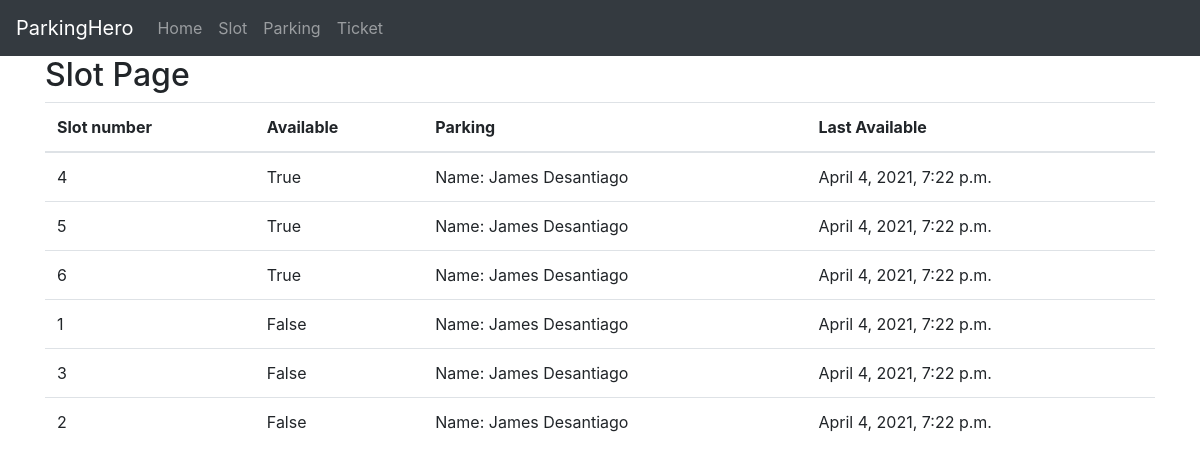
Screenshot of /slot/ (signed in) with the database file from the repository.
### parking/models.py (models this page shows, shortened)
class TimeStampedModel(models.Model):
    created_at = models.DateTimeField(auto_now_add=True, editable=False, null=True)
    modified_at = models.DateTimeField(auto_now=True)
    class Meta:
        abstract = True

class Slot(TimeStampedModel):
    slot_number = models.PositiveIntegerField(auto_created=True)
    is_available = models.BooleanField(default=True)
    parking = models.ForeignKey(ParkingLot, blank=True, null=True, on_delete=models.CASCADE)
    last_available = models.DateTimeField('Last available at', auto_now_add=True)

class ParkingLot(TimeStampedModel):
    name = models.CharField(max_length=128, blank=True, null=True)
    address = models.CharField(max_length=256, blank=True, null=True)
    def __str__(self) -> str:
        return f"Name: {self.name}" or ""

### parking/views.py (the view)
# urls.py: path('slot/', SlotList.as_view(), name='slot'),
class SlotList(ListView):
    model = Slot
    paginate_by = 10
    template_name = 'parking/slot_list.html'
    def get_context_data(self, **kwargs):
        context = super().get_context_data(**kwargs)
        context['slot_list'] = Slot.objects.all().order_by('modified_at')
        return context

### parking/templates/parking/slot_list.html
{% extends "base.html" %}
{% block content %}
<div class="container">
    <h2>Slot Page</h2>
        <div class="row">
            <div class="col-12">
                <table class="table">
                <thead>
                <tr>
                    <th scope="col">Slot number</th>
                    <th scope="col">Available</th>
                    <th scope="col">Parking</th>
                    <th scope="col">Last Available</th>
                </tr>
                </thead>
                <tbody>
                {% for slot in slot_list %}
                    <tr>
                        <td>{{ slot.slot_number }}</td>
                        <td>{{ slot.is_available }}</td>
                        <td>{{ slot.parking }}</td>
                        <td>{{ slot.last_available }}</td>
                    </tr>
                {% endfor %}
                </tbody>
            </table>
            </div>
        </div>
</div>
{% endblock content %}

### rows the page displays
Slot: slot_number "4", is_available "True", parking "Name: James Desantiago", last_available "April 4, 2021, 7:22 p.m."
Slot: slot_number "5", is_available "True", parking "Name: James Desantiago", last_available "April 4, 2021, 7:22 p.m."
Slot: slot_number "6", is_available "True", parking "Name: James Desantiago", last_available "April 4, 2021, 7:22 p.m."
Slot: slot_number "1", is_available "False", parking "Name: James Desantiago", last_available "April 4, 2021, 7:22 p.m."
Slot: slot_number "3", is_available "False", parking "Name: James Desantiago", last_available "April 4, 2021, 7:22 p.m."
Slot: slot_number "2", is_available "False", parking "Name: James Desantiago", last_available "April 4, 2021, 7:22 p.m."
